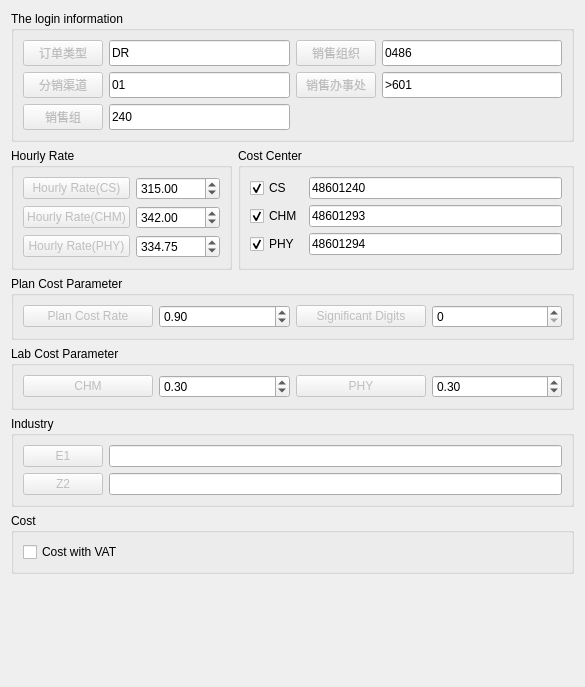
          <widget class="QWidget" name="page_3">
           <property name="geometry">
            <rect>
             <x>0</x>
             <y>0</y>
             <width>585</width>
             <height>687</height>
            </rect>
           </property>
           <attribute name="label">
            <string>Login in</string>
           </attribute>
           <layout class="QFormLayout" name="formLayout">
            <item row="0" column="0" colspan="2">
             <widget class="QGroupBox" name="groupBox">
              <property name="sizePolicy">
               <sizepolicy hsizetype="Preferred" vsizetype="Fixed">
                <horstretch>0</horstretch>
                <verstretch>0</verstretch>
               </sizepolicy>
              </property>
              <property name="statusTip">
               <string>登录信息</string>
              </property>
              <property name="title">
               <string>The login information</string>
              </property>
              <layout class="QGridLayout" name="gridLayout_9">
               <item row="2" column="0">
                <widget class="QPushButton" name="pushButton_28">
                 <property name="enabled">
                  <bool>false</bool>
                 </property>
                 <property name="sizePolicy">
                  <sizepolicy hsizetype="Minimum" vsizetype="Expanding">
                   <horstretch>0</horstretch>
                   <verstretch>0</verstretch>
                  </sizepolicy>
                 </property>
                 <property name="text">
                  <string>分销渠道</string>
                 </property>
                </widget>
               </item>
               <item row="2" column="1">
                <widget class="QLineEdit" name="lineEdit_12">
                 <property name="sizePolicy">
                  <sizepolicy hsizetype="Expanding" vsizetype="Expanding">
                   <horstretch>0</horstretch>
                   <verstretch>0</verstretch>
                  </sizepolicy>
                 </property>
                 <property name="text">
                  <string>01</string>
                 </property>
                </widget>
               </item>
               <item row="0" column="0">
                <widget class="QPushButton" name="pushButton_26">
                 <property name="enabled">
                  <bool>false</bool>
                 </property>
                 <property name="sizePolicy">
                  <sizepolicy hsizetype="Minimum" vsizetype="Expanding">
                   <horstretch>0</horstretch>
                   <verstretch>0</verstretch>
                  </sizepolicy>
                 </property>
                 <property name="text">
                  <string>订单类型</string>
                 </property>
                </widget>
               </item>
               <item row="4" column="1">
                <widget class="QLineEdit" name="lineEdit_14">
                 <property name="sizePolicy">
                  <sizepolicy hsizetype="Expanding" vsizetype="Expanding">
                   <horstretch>0</horstretch>
                   <verstretch>0</verstretch>
                  </sizepolicy>
                 </property>
                 <property name="text">
                  <string>240</string>
                 </property>
                </widget>
               </item>
               <item row="4" column="0">
                <widget class="QPushButton" name="pushButton_30">
                 <property name="enabled">
                  <bool>false</bool>
                 </property>
                 <property name="sizePolicy">
                  <sizepolicy hsizetype="Minimum" vsizetype="Expanding">
                   <horstretch>0</horstretch>
                   <verstretch>0</verstretch>
                  </sizepolicy>
                 </property>
                 <property name="text">
                  <string>销售组</string>
                 </property>
                </widget>
               </item>
               <item row="0" column="2">
                <widget class="QPushButton" name="pushButton_27">
                 <property name="enabled">
                  <bool>false</bool>
                 </property>
                 <property name="sizePolicy">
                  <sizepolicy hsizetype="Minimum" vsizetype="Expanding">
                   <horstretch>0</horstretch>
                   <verstretch>0</verstretch>
                  </sizepolicy>
                 </property>
                 <property name="text">
                  <string>销售组织</string>
                 </property>
                </widget>
               </item>
               <item row="0" column="1">
                <widget class="QLineEdit" name="lineEdit_10">
                 <property name="sizePolicy">
                  <sizepolicy hsizetype="Expanding" vsizetype="Expanding">
                   <horstretch>0</horstretch>
                   <verstretch>0</verstretch>
                  </sizepolicy>
                 </property>
                 <property name="text">
                  <string>DR</string>
                 </property>
                </widget>
               </item>
               <item row="0" column="3">
                <widget class="QLineEdit" name="lineEdit_11">
                 <property name="sizePolicy">
                  <sizepolicy hsizetype="Expanding" vsizetype="Expanding">
                   <horstretch>0</horstretch>
                   <verstretch>0</verstretch>
                  </sizepolicy>
                 </property>
                 <property name="text">
                  <string>0486</string>
                 </property>
                </widget>
               </item>
               <item row="2" column="2">
                <widget class="QPushButton" name="pushButton_29">
                 <property name="enabled">
                  <bool>false</bool>
                 </property>
                 <property name="sizePolicy">
                  <sizepolicy hsizetype="Minimum" vsizetype="Expanding">
                   <horstretch>0</horstretch>
                   <verstretch>0</verstretch>
                  </sizepolicy>
                 </property>
                 <property name="text">
                  <string>销售办事处</string>
                 </property>
                </widget>
               </item>
               <item row="2" column="3">
                <widget class="QLineEdit" name="lineEdit_13">
                 <property name="sizePolicy">
                  <sizepolicy hsizetype="Expanding" vsizetype="Expanding">
                   <horstretch>0</horstretch>
                   <verstretch>0</verstretch>
                  </sizepolicy>
                 </property>
                 <property name="text">
                  <string>&gt;601</string>
                 </property>
                </widget>
               </item>
              </layout>
             </widget>
            </item>
            <item row="1" column="0">
             <widget class="QGroupBox" name="groupBox_8">
              <property name="sizePolicy">
               <sizepolicy hsizetype="Expanding" vsizetype="Fixed">
                <horstretch>0</horstretch>
                <verstretch>0</verstretch>
               </sizepolicy>
              </property>
              <property name="statusTip">
               <string>时薪</string>
              </property>
              <property name="title">
               <string>Hourly Rate</string>
              </property>
              <layout class="QGridLayout" name="gridLayout_7">
               <item row="1" column="1">
                <widget class="QDoubleSpinBox" name="doubleSpinBox_6">
                 <property name="sizePolicy">
                  <sizepolicy hsizetype="Minimum" vsizetype="Fixed">
                   <horstretch>0</horstretch>
                   <verstretch>0</verstretch>
                  </sizepolicy>
                 </property>
                 <property name="maximum">
                  <double>99999999999.000000000000000</double>
                 </property>
                 <property name="value">
                  <double>342.000000000000000</double>
                 </property>
                </widget>
               </item>
               <item row="1" column="0">
                <widget class="QPushButton" name="pushButton_22">
                 <property name="enabled">
                  <bool>false</bool>
                 </property>
                 <property name="text">
                  <string>Hourly Rate(CHM)</string>
                 </property>
                </widget>
               </item>
               <item row="2" column="0">
                <widget class="QPushButton" name="pushButton_43">
                 <property name="enabled">
                  <bool>false</bool>
                 </property>
                 <property name="text">
                  <string>Hourly Rate(PHY)</string>
                 </property>
                </widget>
               </item>
               <item row="0" column="1">
                <widget class="QDoubleSpinBox" name="doubleSpinBox_5">
                 <property name="sizePolicy">
                  <sizepolicy hsizetype="Minimum" vsizetype="Fixed">
                   <horstretch>0</horstretch>
                   <verstretch>0</verstretch>
                  </sizepolicy>
                 </property>
                 <property name="maximum">
                  <double>99999999999.000000000000000</double>
                 </property>
                 <property name="value">
                  <double>315.000000000000000</double>
                 </property>
                </widget>
               </item>
               <item row="0" column="0">
                <widget class="QPushButton" name="pushButton_21">
                 <property name="enabled">
                  <bool>false</bool>
                 </property>
                 <property name="text">
                  <string>Hourly Rate(CS)</string>
                 </property>
                </widget>
               </item>
               <item row="2" column="1">
                <widget class="QDoubleSpinBox" name="doubleSpinBox_8">
                 <property name="sizePolicy">
                  <sizepolicy hsizetype="Minimum" vsizetype="Fixed">
                   <horstretch>0</horstretch>
                   <verstretch>0</verstretch>
                  </sizepolicy>
                 </property>
                 <property name="maximum">
                  <double>9999999999998.000000000000000</double>
                 </property>
                 <property name="value">
                  <double>334.750000000000000</double>
                 </property>
                </widget>
               </item>
              </layout>
             </widget>
            </item>
            <item row="1" column="1">
             <widget class="QGroupBox" name="groupBox_13">
              <property name="statusTip">
               <string>成本中心</string>
              </property>
              <property name="title">
               <string>Cost Center</string>
              </property>
              <layout class="QGridLayout" name="gridLayout_10">
               <item row="0" column="1">
                <widget class="QLineEdit" name="lineEdit_18">
                 <property name="text">
                  <string>48601240</string>
                 </property>
                </widget>
               </item>
               <item row="1" column="1">
                <widget class="QLineEdit" name="lineEdit_19">
                 <property name="text">
                  <string>48601293</string>
                 </property>
                </widget>
               </item>
               <item row="1" column="0">
                <widget class="QCheckBox" name="checkBox_14">
                 <property name="text">
                  <string>CHM</string>
                 </property>
                 <property name="checked">
                  <bool>true</bool>
                 </property>
                </widget>
               </item>
               <item row="2" column="0">
                <widget class="QCheckBox" name="checkBox_15">
                 <property name="text">
                  <string>PHY</string>
                 </property>
                 <property name="checked">
                  <bool>true</bool>
                 </property>
                </widget>
               </item>
               <item row="2" column="1">
                <widget class="QLineEdit" name="lineEdit_20">
                 <property name="text">
                  <string>48601294</string>
                 </property>
                </widget>
               </item>
               <item row="0" column="0">
                <widget class="QCheckBox" name="checkBox_13">
                 <property name="text">
                  <string>CS</string>
                 </property>
                 <property name="checked">
                  <bool>true</bool>
                 </property>
                </widget>
               </item>
              </layout>
             </widget>
            </item>
            <item row="2" column="0" colspan="2">
             <widget class="QGroupBox" name="groupBox_14">
              <property name="statusTip">
               <string>Plan cost 比例和保留有效数字</string>
              </property>
              <property name="title">
               <string>Plan Cost Parameter</string>
              </property>
              <layout class="QGridLayout" name="gridLayout_17">
               <item row="0" column="1">
                <widget class="QDoubleSpinBox" name="doubleSpinBox_7">
                 <property name="maximum">
                  <double>1.000000000000000</double>
                 </property>
                 <property name="singleStep">
                  <double>0.010000000000000</double>
                 </property>
                 <property name="value">
                  <double>0.900000000000000</double>
                 </property>
                </widget>
               </item>
               <item row="0" column="2">
                <widget class="QPushButton" name="pushButton_42">
                 <property name="enabled">
                  <bool>false</bool>
                 </property>
                 <property name="text">
                  <string>Significant Digits</string>
                 </property>
                </widget>
               </item>
               <item row="0" column="3">
                <widget class="QSpinBox" name="spinBox_5"/>
               </item>
               <item row="0" column="0">
                <widget class="QPushButton" name="pushButton_41">
                 <property name="enabled">
                  <bool>false</bool>
                 </property>
                 <property name="text">
                  <string>Plan Cost Rate</string>
                 </property>
                </widget>
               </item>
              </layout>
             </widget>
            </item>
            <item row="3" column="0" colspan="2">
             <widget class="QGroupBox" name="groupBox_15">
              <property name="statusTip">
               <string>实验室成本比例</string>
              </property>
              <property name="title">
               <string>Lab Cost Parameter</string>
              </property>
              <layout class="QHBoxLayout" name="horizontalLayout">
               <item>
                <widget class="QPushButton" name="pushButton_44">
                 <property name="enabled">
                  <bool>false</bool>
                 </property>
                 <property name="text">
                  <string>CHM</string>
                 </property>
                </widget>
               </item>
               <item>
                <widget class="QDoubleSpinBox" name="doubleSpinBox_9">
                 <property name="maximum">
                  <double>1.000000000000000</double>
                 </property>
                 <property name="singleStep">
                  <double>0.100000000000000</double>
                 </property>
                 <property name="value">
                  <double>0.300000000000000</double>
                 </property>
                </widget>
               </item>
               <item>
                <widget class="QPushButton" name="pushButton_45">
                 <property name="enabled">
                  <bool>false</bool>
                 </property>
                 <property name="text">
                  <string>PHY</string>
                 </property>
                </widget>
               </item>
               <item>
                <widget class="QDoubleSpinBox" name="doubleSpinBox_10">
                 <property name="maximum">
                  <double>1.000000000000000</double>
                 </property>
                 <property name="singleStep">
                  <double>0.100000000000000</double>
                 </property>
                 <property name="value">
                  <double>0.300000000000000</double>
                 </property>
                </widget>
               </item>
              </layout>
             </widget>
            </item>
            <item row="4" column="0" colspan="2">
             <widget class="QGroupBox" name="groupBox_16">
              <property name="statusTip">
               <string>电商代码</string>
              </property>
              <property name="title">
               <string>Industry</string>
              </property>
              <layout class="QGridLayout" name="gridLayout_16">
               <item row="1" column="0">
                <widget class="QPushButton" name="pushButton_47">
                 <property name="enabled">
                  <bool>false</bool>
                 </property>
                 <property name="text">
                  <string>Z2</string>
                 </property>
                </widget>
               </item>
               <item row="1" column="1">
                <widget class="QLineEdit" name="lineEdit_22"/>
               </item>
               <item row="0" column="1">
                <widget class="QLineEdit" name="lineEdit_21"/>
               </item>
               <item row="0" column="0">
                <widget class="QPushButton" name="pushButton_46">
                 <property name="enabled">
                  <bool>false</bool>
                 </property>
                 <property name="text">
                  <string>E1</string>
                 </property>
                </widget>
               </item>
              </layout>
             </widget>
            </item>
            <item row="5" column="0" colspan="2">
             <widget class="QGroupBox" name="groupBox_21">
              <property name="sizePolicy">
               <sizepolicy hsizetype="Preferred" vsizetype="Preferred">
                <horstretch>0</horstretch>
                <verstretch>0</verstretch>
               </sizepolicy>
              </property>
              <property name="title">
               <string>Cost</string>
              </property>
              <layout class="QVBoxLayout" name="verticalLayout">
               <item>
                <widget class="QCheckBox" name="checkBox_27">
                 <property name="text">
                  <string>Cost with VAT</string>
                 </property>
                </widget>
               </item>
              </layout>
             </widget>
            </item>
           </layout>
          </widget>
